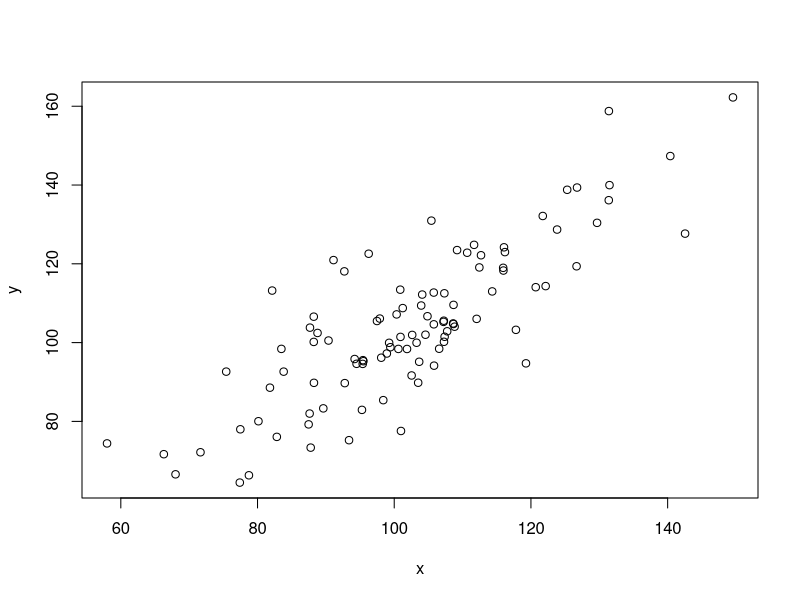

Source code (R):
## ---- chunk 1
#| label: fig-beispiel-plot
#| fig-cap: "Beispiel für einen Scatterplot"
#| fig-width: 6
#| fig-height: 4
#| fig-format: pdf # manche Wordversionen unterstützen nicht pdf, aber svg graphiken; dann einfach ändern
#| echo: false
#| message: false
#| warning: false
#| dpi: 600

x <- rnorm(n = 100,
           mean = 100,
           sd = 15
           )

y <- x + rnorm(n = 100,
               mean = 0,
               sd = 10
               )

plot(x, y)
